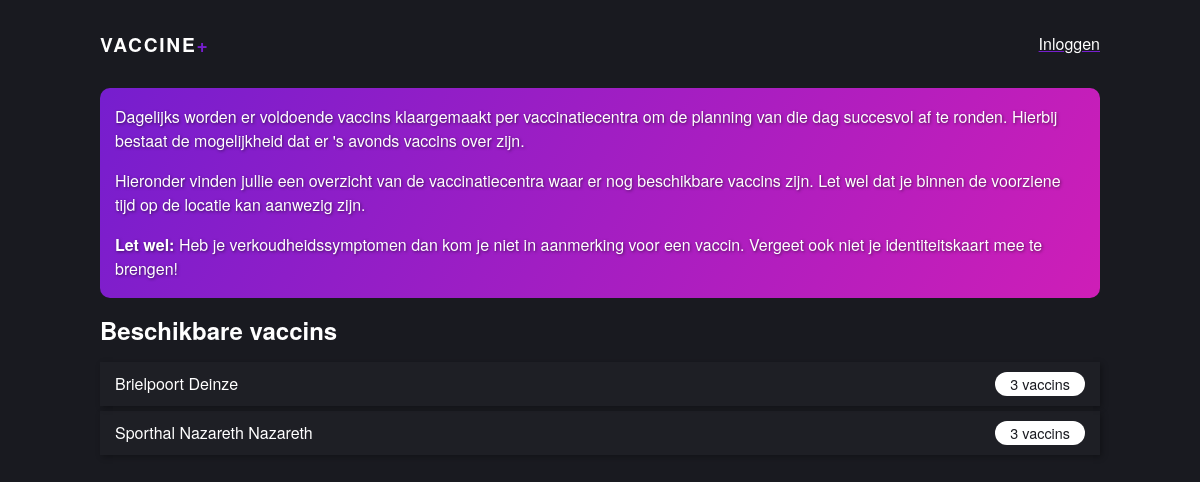
The page / on the database its author committed.
### tables this page shows
CREATE TABLE `vaccin` (
  `vaccin_id` int(11) unsigned NOT NULL AUTO_INCREMENT,
  `center_id` int(11) DEFAULT NULL,
  `user_id` int(11) DEFAULT NULL,
  `date` datetime DEFAULT NULL,
  `available` datetime DEFAULT NULL,
  `certificaat` varchar(256) DEFAULT NULL,
  `status` int(11) DEFAULT NULL,
  `claimer` varchar(256) DEFAULT NULL,
  `email` varchar(256) DEFAULT NULL,
  `phone` varchar(256) DEFAULT NULL,
  PRIMARY KEY (`vaccin_id`)
);

CREATE TABLE `center` (
  `center_id` int(11) unsigned NOT NULL AUTO_INCREMENT,
  `name` varchar(100) DEFAULT NULL,
  `street` varchar(100) DEFAULT NULL,
  `nr` varchar(20) DEFAULT NULL,
  `postalcode` int(4) DEFAULT NULL,
  `city` varchar(100) DEFAULT NULL,
  `lat` float DEFAULT NULL,
  `long` float DEFAULT NULL,
  PRIMARY KEY (`center_id`)
);

### controllers/VaccinController.php (called while the page is built, shortened)
<?php
require_once 'models/VaccinModel.php';
class VaccinController {
    public function index() {
        $vaccins = Vaccin::getAll();
        include 'views/vaccin/vaccin_list.php';
    }
}
?>

### models/VaccinModel.php (called while the page is built, shortened)
<?php
class Vaccin {
    public static function getAll() {
        global $db;
        $sql = 'select * from center
        inner join vaccin on center.center_id = vaccin.center_id
        group by name
        having count(*) > 1';
        $sql_statement = $db->prepare($sql);
        $sql_statement->execute();
        return $sql_statement->fetchAll();
    }
}
?>

### views/_partials/vaccin_list_item.php (the view)
<?php
$vaccin = (object) $vaccin;
?>
<a  class="list-item" href="<?=URI?>vaccin/detail/<?= $vaccin->center_id ?>"><?= $vaccin->name . ' ' . $vaccin->city?><span class="badge badge-primary">3 vaccins</span>

### views/vaccin/vaccin_list.php
<section>
<div class="block">
    <p>Dagelijks worden er voldoende vaccins klaargemaakt per vaccinatiecentra om de planning van die dag succesvol af te ronden. Hierbij bestaat de mogelijkheid dat er 's avonds vaccins over zijn.</p>
    <p>Hieronder vinden jullie een overzicht van de vaccinatiecentra waar er nog beschikbare vaccins zijn. Let wel dat je binnen de voorziene tijd op de locatie kan aanwezig zijn.</p>
    <p><strong>Let wel:</strong> Heb je verkoudheidssymptomen dan kom je niet in aanmerking voor een vaccin. Vergeet ook niet je identiteitskaart mee te brengen!</p>
</div>
<h1>Beschikbare vaccins</h1>
<div class="list">
<?php
foreach($vaccins as $vaccin) {
    include BASE_DIR . '/views/_partials/vaccin_list_item.php';
}
?>
</a></div>
</section>

### style/main.css (style rules this page uses)
html, body { margin: 0; padding: 0; background-color: #191a20; color: #fff; font-size: 1rem; line-height: 1.5rem; overflow-y: scroll; font-family: "Helvetica Neue",Helvetica,Arial,sans-serif; position: relative; height: 100%; }
body { padding: 0 15px; }
* { -webkit-box-sizing: border-box; box-sizing: border-box; }
a { color: #fff; -webkit-text-decoration-color: #761ece; text-decoration-color: #761ece; }
section { max-width: 1000px; margin: 2rem auto; }
.block { padding: 1px 15px; background-color: #761ece; background-image: linear-gradient(120deg, #761ece 0%, #ce1eb7 100%); border-radius: 10px; text-shadow: 1px 1px 3px rgba(0, 0, 0, 0.5); }
.list { margin-bottom: 20px; }
.list .list-item { display: -webkit-box; display: -ms-flexbox; display: flex; -webkit-box-pack: justify; -ms-flex-pack: justify; justify-content: space-between; -webkit-box-align: baseline; -ms-flex-align: baseline; align-items: baseline; padding: 10px 15px; border-radius: 0; background: rgba(255, 255, 255, 0.025); -webkit-box-shadow: 2px 2px 6px rgba(0, 0, 0, 0.3); box-shadow: 2px 2px 6px rgba(0, 0, 0, 0.3); margin-bottom: 5px; color: #fff; text-decoration: none; }
.badge { background: #fff; color: #191a20; display: inline-block; padding: 0px 15px; font-size: .9rem; border-radius: 15px; }

### rows shown on the page
vaccin: center.name "Brielpoort", center.city "Deinze"
vaccin: center.name "Sporthal Nazareth", center.city "Nazareth"
